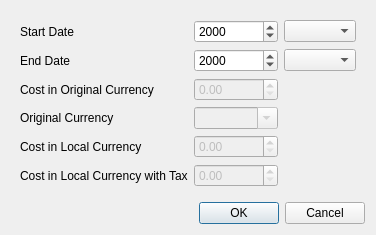
<?xml version="1.0" encoding="UTF-8"?>
<ui version="4.0">
 <class>Dialog</class>
 <widget class="QDialog" name="Dialog">
  <property name="geometry">
   <rect>
    <x>0</x>
    <y>0</y>
    <width>363</width>
    <height>215</height>
   </rect>
  </property>
  <property name="windowTitle">
   <string>Dialog</string>
  </property>
  <layout class="QVBoxLayout" name="verticalLayout">
   <item>
    <widget class="QFrame" name="costs_values_frame">
     <layout class="QGridLayout" name="gridLayout_2">
      <item row="1" column="0">
       <widget class="QLabel" name="label">
        <property name="text">
         <string>End Date</string>
        </property>
       </widget>
      </item>
      <item row="1" column="1">
       <widget class="QDateEdit" name="end_year_date_edit">
        <property name="displayFormat">
         <string>yyyy</string>
        </property>
       </widget>
      </item>
      <item row="3" column="0">
       <widget class="QLabel" name="costs_cost_in_original_currency_label">
        <property name="text">
         <string>Cost in Original Currency</string>
        </property>
       </widget>
      </item>
      <item row="0" column="1">
       <widget class="QDateEdit" name="start_year_date_edit">
        <property name="displayFormat">
         <string>yyyy</string>
        </property>
       </widget>
      </item>
      <item row="0" column="0">
       <widget class="QLabel" name="label_2">
        <property name="text">
         <string>Start Date</string>
        </property>
       </widget>
      </item>
      <item row="6" column="0">
       <widget class="QLabel" name="costs_cost_in_local_currency_with_tax_label">
        <property name="text">
         <string>Cost in Local Currency with Tax</string>
        </property>
       </widget>
      </item>
      <item row="5" column="0">
       <widget class="QLabel" name="costs_cost_in_local_currency_label">
        <property name="text">
         <string>Cost in Local Currency</string>
        </property>
       </widget>
      </item>
      <item row="6" column="1">
       <widget class="QDoubleSpinBox" name="costs_cost_in_local_currency_with_tax_doublespinbox">
        <property name="enabled">
         <bool>false</bool>
        </property>
        <property name="maximum">
         <double>999999999.990000009536743</double>
        </property>
       </widget>
      </item>
      <item row="4" column="1">
       <widget class="QComboBox" name="costs_original_currency_value_combobox">
        <property name="enabled">
         <bool>false</bool>
        </property>
        <property name="editable">
         <bool>true</bool>
        </property>
       </widget>
      </item>
      <item row="3" column="1">
       <widget class="QDoubleSpinBox" name="costs_cost_in_original_currency_doublespinbox">
        <property name="enabled">
         <bool>false</bool>
        </property>
        <property name="maximum">
         <double>999999999.990000009536743</double>
        </property>
       </widget>
      </item>
      <item row="5" column="1">
       <widget class="QDoubleSpinBox" name="costs_cost_in_local_currency_doublespinbox">
        <property name="enabled">
         <bool>false</bool>
        </property>
        <property name="maximum">
         <double>999999999.990000009536743</double>
        </property>
       </widget>
      </item>
      <item row="4" column="0">
       <widget class="QLabel" name="costs_original_currency_label">
        <property name="text">
         <string>Original Currency</string>
        </property>
       </widget>
      </item>
      <item row="1" column="2">
       <widget class="QComboBox" name="end_month_combo_box"/>
      </item>
      <item row="0" column="2">
       <widget class="QComboBox" name="start_month_combo_box"/>
      </item>
     </layout>
    </widget>
   </item>
   <item>
    <widget class="QDialogButtonBox" name="buttonBox">
     <property name="orientation">
      <enum>Qt::Horizontal</enum>
     </property>
     <property name="standardButtons">
      <set>QDialogButtonBox::Cancel|QDialogButtonBox::Ok</set>
     </property>
    </widget>
   </item>
  </layout>
 </widget>
 <resources/>
 <connections/>
</ui>
